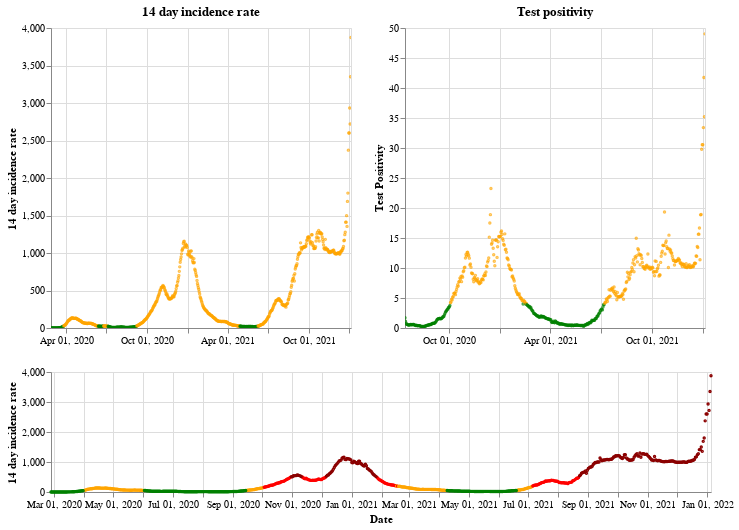

Notebook code for this chart:
### Markdown cell above
## Wales

### Code cell
plot_traffic_light('Wales')

### Figure 1 — Vega-Lite specification as saved in the notebook (floating-point values rounded to 4 significant figures; data arrays with more than 128 entries replaced by an {"elided": "..."} marker saying what was removed)
{"config": {"view": {"continuousWidth": 400, "continuousHeight": 300}}, "vconcat": [{"hconcat": [{"mark": {"type": "point", "size": 2}, "encoding": {"color": {"condition": {"value": "green", "test": "(datum.twoWeeklyCasesRate <= 25)"}, "value": "orange"}, "tooltip": [{"type": "nominal", "field": "areaName"}, {"type": "temporal", "field": "date"}, {"type": "quantitative", "field": "twoWeeklyCasesRate"}, {"type": "quantitative", "field": "testPositivity"}], "x": {"type": "temporal", "axis": {"title": ""}, "field": "date", "scale": {"domain": {"selection": "DateBrush"}}, "timeUnit": "yearmonthdate"}, "y": {"type": "quantitative", "axis": {"title": "14 day incidence rate"}, "field": "twoWeeklyCasesRate"}}, "title": "14 day incidence rate", "width": 300}, {"mark": {"type": "point", "size": 2}, "encoding": {"color": {"condition": {"value": "green", "test": "(datum.testPositivity <= 4)"}, "value": "orange"}, "tooltip": [{"type": "nominal", "field": "areaName"}, {"type": "temporal", "field": "date"}, {"type": "quantitative", "field": "twoWeeklyCasesRate"}, {"type": "quantitative", "field": "testPositivity"}], "x": {"type": "temporal", "axis": {"title": ""}, "field": "date", "scale": {"domain": {"selection": "DateBrush"}}, "timeUnit": "yearmonthdate"}, "y": {"type": "quantitative", "axis": {"title": "Test Positivity"}, "field": "testPositivity"}}, "title": "Test positivity", "width": 300}]}, {"layer": [{"mark": {"type": "point", "size": 2}, "encoding": {"color": {"condition": {"value": "orange", "test": "(((datum.testPositivity < 4) && (datum.twoWeeklyCasesRate >= 50)) && (datum.twoWeeklyCasesRate < 200))"}, "value": "red"}, "opacity": {"condition": {"value": 1, "test": "((datum.twoWeeklyCasesRate >= 50) && (datum.twoWeeklyCasesRate < 500))"}, "value": 0}, "tooltip": [{"type": "nominal", "field": "areaName"}, {"type": "temporal", "field": "date"}, {"type": "quantitative", "field": "twoWeeklyCasesRate"}, {"type": "quantitative", "field": "testPositivity"}], "x": {"type": "temporal", "axis": {"title": "Date"}, "field": "date", "timeUnit": "yearmonthdate"}, "y": {"type": "quantitative", "axis": {"title": "14 day incidence rate"}, "field": "twoWeeklyCasesRate"}}, "selection": {"DateBrush": {"type": "interval", "encodings": ["x"], "fields": ["Time"]}}}, {"mark": {"type": "point", "size": 2}, "encoding": {"color": {"value": "darkred"}, "opacity": {"condition": {"value": 1, "test": "(datum.twoWeeklyCasesRate >= 500)"}, "value": 0}, "tooltip": [{"type": "nominal", "field": "areaName"}, {"type": "temporal", "field": "date"}, {"type": "quantitative", "field": "twoWeeklyCasesRate"}, {"type": "quantitative", "field": "testPositivity"}], "x": {"type": "temporal", "axis": {"title": "Date"}, "field": "date", "timeUnit": "yearmonthdate"}, "y": {"type": "quantitative", "axis": {"title": "14 day incidence rate"}, "field": "twoWeeklyCasesRate"}}}, {"mark": {"type": "point", "size": 2}, "encoding": {"color": {"condition": {"value": "green", "test": "((datum.testPositivity < 4) && (datum.twoWeeklyCasesRate < 50))"}, "value": "orange"}, "opacity": {"condition": {"value": 1, "test": "(datum.twoWeeklyCasesRate < 50)"}, "value": 0}, "tooltip": [{"type": "nominal", "field": "areaName"}, {"type": "temporal", "field": "date"}, {"type": "quantitative", "field": "twoWeeklyCasesRate"}, {"type": "quantitative", "field": "testPositivity"}], "x": {"type": "temporal", "axis": {"title": "Date"}, "field": "date", "timeUnit": "yearmonthdate"}, "y": {"type": "quantitative", "axis": {"title": "14 day incidence rate"}, "field": "twoWeeklyCasesRate"}}}], "height": 120, "width": 660}], "data": {"name": "data-7ac8a853aba6714035cfaadb953721e2"}, "$schema": "https://vega.github.io/schema/vega-lite/v4.8.1.json", "datasets": {"data-7ac8a853aba6714035cfaadb953721e2": {"elided": "679 records"}}}
